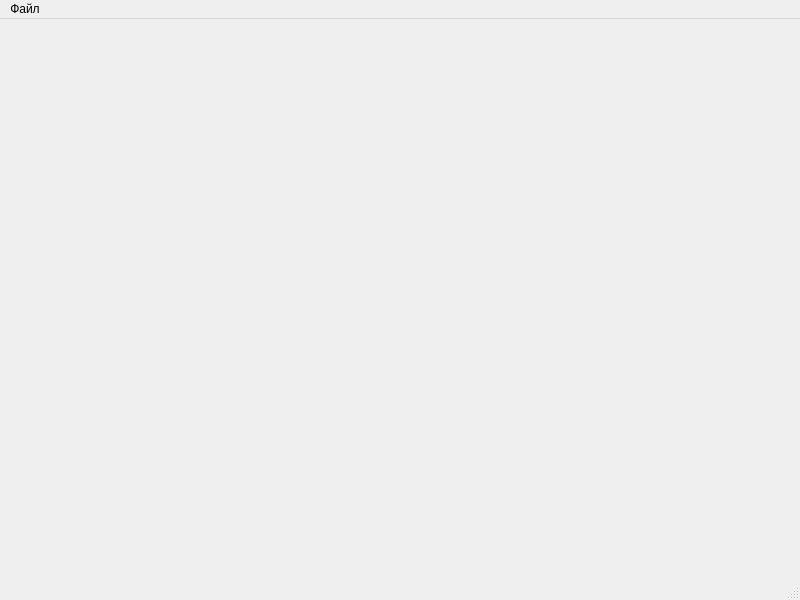
<?xml version="1.0" encoding="UTF-8"?>
<ui version="4.0">
 <class>MrMainWindow</class>
 <widget class="QMainWindow" name="MrMainWindow">
  <property name="geometry">
   <rect>
    <x>0</x>
    <y>0</y>
    <width>800</width>
    <height>600</height>
   </rect>
  </property>
  <property name="windowTitle">
   <string>АХ</string>
  </property>
  <widget class="QWidget" name="centralwidget"/>
  <widget class="QMenuBar" name="menubar">
   <property name="geometry">
    <rect>
     <x>0</x>
     <y>0</y>
     <width>800</width>
     <height>22</height>
    </rect>
   </property>
   <widget class="QMenu" name="menu">
    <property name="title">
     <string>Файл</string>
    </property>
    <addaction name="save_excel_action"/>
    <addaction name="separator"/>
    <addaction name="close_action"/>
   </widget>
   <addaction name="menu"/>
  </widget>
  <widget class="QStatusBar" name="statusbar"/>
  <action name="action">
   <property name="text">
    <string>Сохранить txt...</string>
   </property>
  </action>
  <action name="close_action">
   <property name="text">
    <string>Закрыть</string>
   </property>
  </action>
  <action name="save_excel_action">
   <property name="text">
    <string>Сохранить excel...</string>
   </property>
  </action>
 </widget>
 <resources/>
 <connections/>
</ui>
